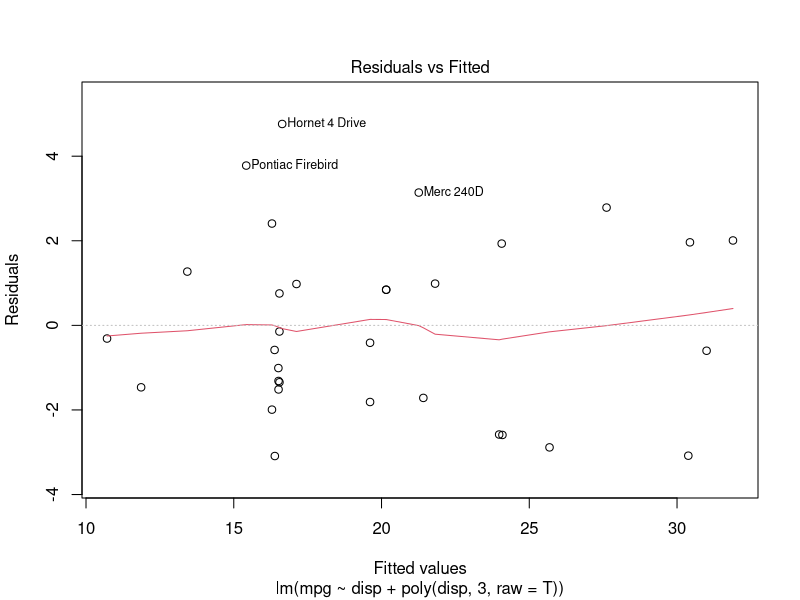
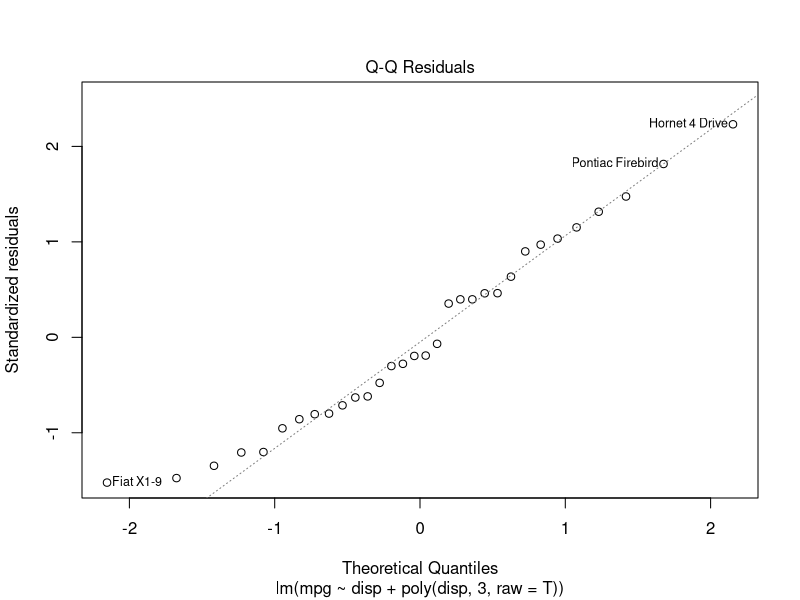
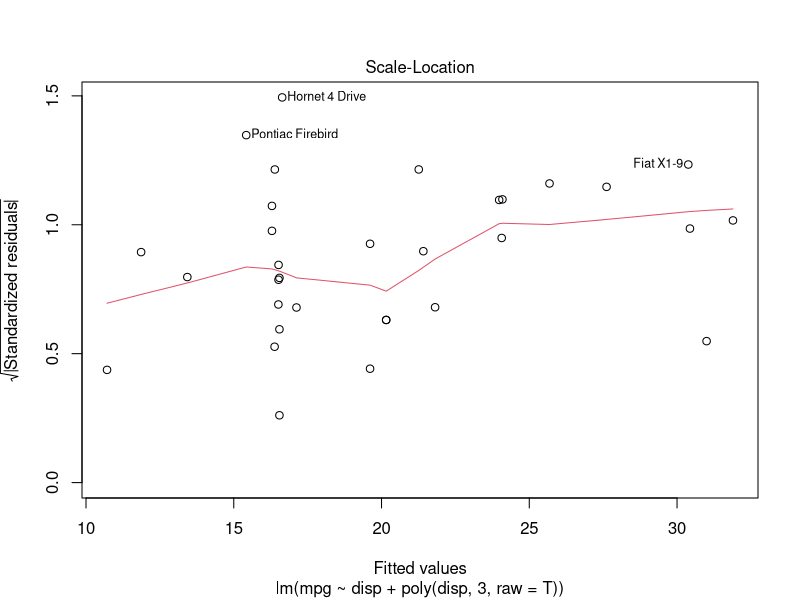
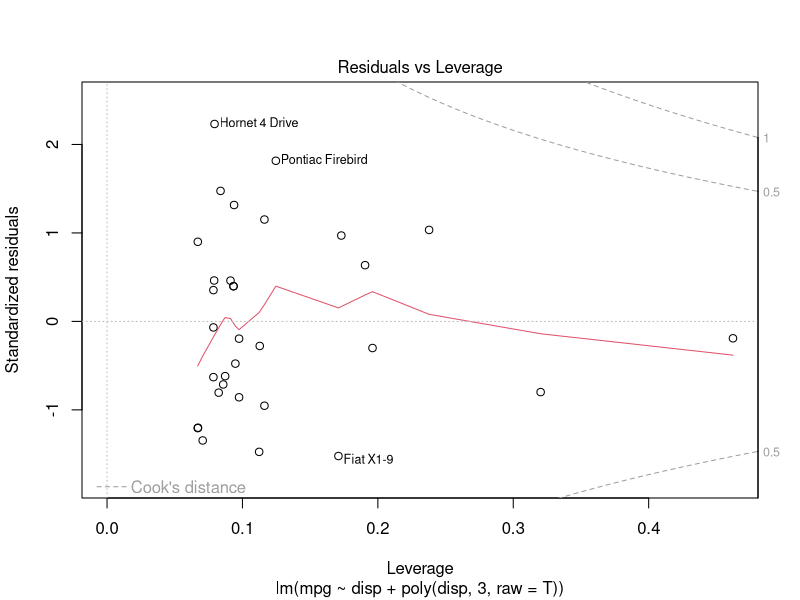
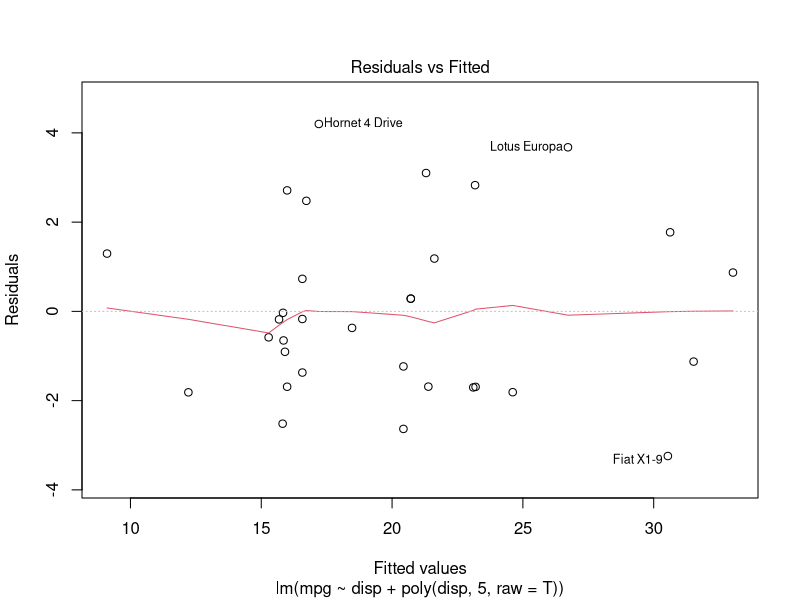
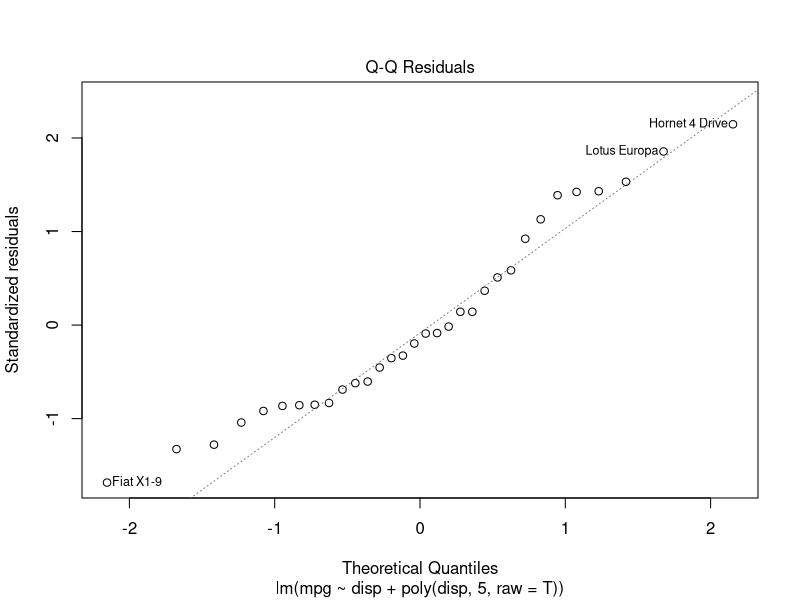
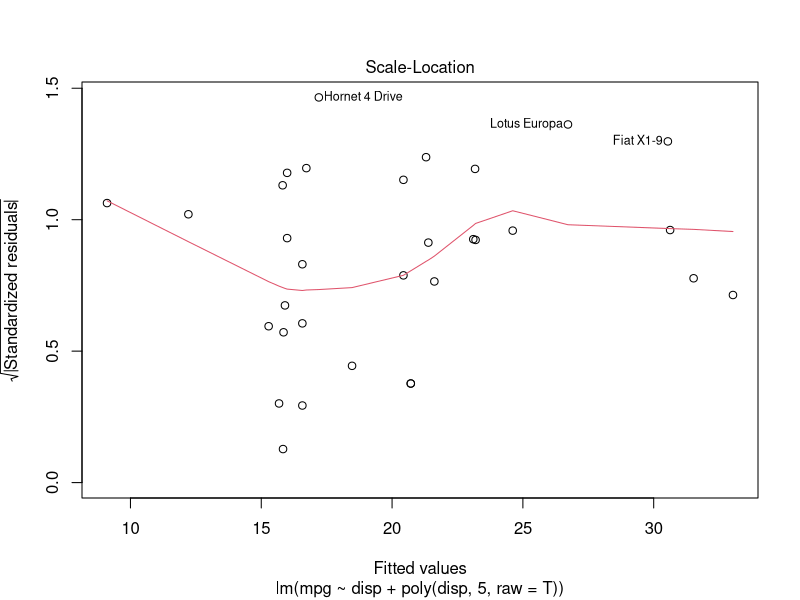
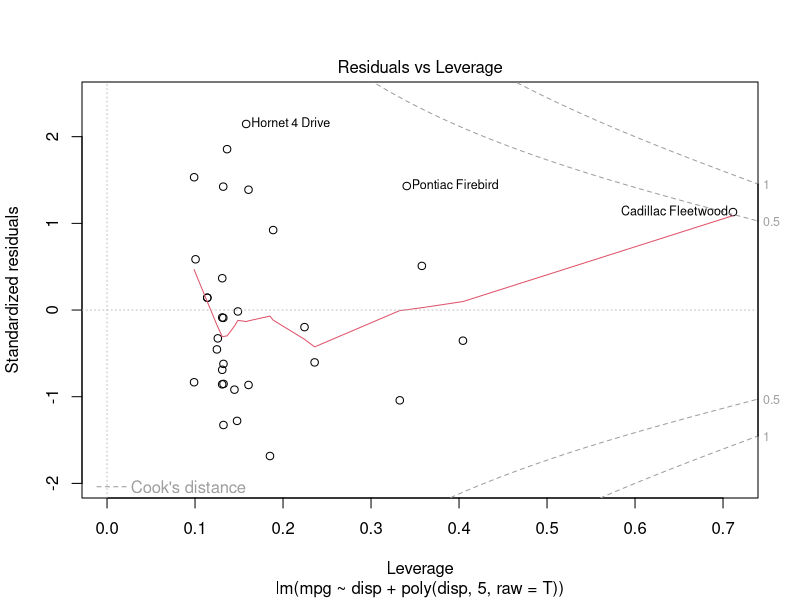

The R source for these figures, in order: (Note: this script raises an error after producing the figures.)
#R code for chapter 20 of DSILT: Statistics

d <- mtcars
str(d)

#-------------------------------------------------------------------------------------------------#
#----------------------------------Polynomial Regression------------------------------------------#
#-------------------------------------------------------------------------------------------------#

#Polynomial regression of orders 3, 5, 10 with 1 predictor
poly_reg3 <- lm(mpg ~ disp + poly(disp, 3, raw=T), data=d)
poly_reg5 <- lm(mpg ~ disp + poly(disp, 5, raw=T), data=d)
poly_reg10 <- lm(mpg ~ disp + poly(disp, 10, raw=T), data=d)

summary(poly_reg3)
summary(poly_reg5)
summary(poly_reg10)

plot(poly_reg3)
plot(poly_reg5)
plot(poly_reg10)

#Plot the fitted lines
x_order <- order(d$disp)
poly_reg3_preds <- predict(poly_reg3)
poly_reg5_preds <- predict(poly_reg5)
poly_reg10_preds <- predict(poly_reg10)
plot(d$disp, d$mpg, main='Polynomial Regression of Orders 3, 5, and 10', xlab='disp', ylab='mpg')
lines(d$disp[x_order], poly_reg3_preds[x_order], col='orange', lwd=3)
lines(d$disp[x_order], poly_reg5_preds[x_order], col='green', lwd=3)
lines(d$disp[x_order], poly_reg10_preds[x_order], col='purple', lwd=3)

#Polynomial regression of order 3 with many predictors
poly_reg3 <- lm(mpg ~ disp + poly(disp, 3, raw=T) + hp + poly(hp, 3, raw=T) + drat + wt, data=d)
summary(poly_reg3)
plot(poly_reg3)

#-------------------------------------------------------------------------------------------------#
#------------------------------------Isotonic Regression------------------------------------------#
#-------------------------------------------------------------------------------------------------#

#Simulate a function of mpg that is increasing
dsim <- data.frame(mpg=d$mpg+rnorm(1), disp=d$disp*(-1))

#View scatter plot of x and mpg
plot(dsim$disp, dsim$mpg)

#Fit isotonic regression
iso_reg <- isoreg(dsim$disp, dsim$mpg)
iso_reg
iso_reg$yf  #Fitted values
plot(iso_reg, xlab='-1*disp', ylab='mpg')

#-------------------------------------------------------------------------------------------------#
#------------------------------------Smoothing Functions------------------------------------------#
#-------------------------------------------------------------------------------------------------#

#Smoothing with moving average of a 6 value window (the observation and 6 values around it)
library(zoo)
smooth_ma <- rollmean(dsim$mpg, k=6, align='center', na.pad=T)
smooth_ma
plot(row.names(dsim), dsim$mpg, main='Moving Average Smoothing', xlab='Row Index', ylab='mpg')
lines(row.names(dsim), smooth_ma, col='darkgreen', lwd=3)

#Smoothing with cubic spline
library(splines)
cubic_spline <- lm(mpg ~ bs(disp, knots=c(min(dsim$disp), mean(dsim$disp), max(dsim$disp))), data=dsim)
cubic_spline
newd <- data.frame(disp=dsim$disp)
cubic_spline_vals <- predict(cubic_spline, newdata=newd)
x_order <- order(dsim$disp)  #Store the order for the x-axis
plot(dsim$disp, dsim$mpg, main='Cubic Spline Smoothing', xlab='-1*disp', ylab='mpg')
lines(dsim$disp[x_order], cubic_spline_vals[x_order], col='red', lwd=3)

#Smoothing with LOESS
smooth_loess <- loess(mpg ~ disp, data=dsim, span=0.5)  #smoothing span of 50% of the data
smooth_loess
smoothed_points <- predict(smooth_loess)
x_order <- order(dsim$disp)  #Store the order for the x-axis
#plot(dsim$disp, dsim$mpg, main='LOESS Smoothing', xlab='-1*disp', ylab='mpg')
lines(dsim$disp[x_order], smoothed_points[x_order], col='blue', lwd=3)

#-------------------------------------------------------------------------------------------------#
#-------------------------------Generalized Additive Models---------------------------------------#
#-------------------------------------------------------------------------------------------------#

#GAMs
library(gam)
gam_model <- gam(mpg ~ s(disp, df=6) + s(wt, df=6), data=d)  #Note s = smoothing spline
summary(gam_model)
plot(gam_model, se=T, main="GAM Smoothing for Variable")

#Adding a binary variable to the GAM
gam_model_b <- gam(mpg ~ s(disp, df=6) + s(wt, df=6) + vs, data=d)
summary(gam_model_b)
plot(gam_model_b, se=T, main="GAM Smoothing for Variable")

#Adding a categorical variable to the GAM
d$hp_bin <- cut(d$hp, 5)
table(d$hp_bin)
gam_model_b_c <- gam(mpg ~ s(disp, df=6) + s(wt, df=6) + vs + hp_bin, data=d)
summary(gam_model_b_c)
plot(gam_model_b_c, se=T, main="GAM Smoothing for Variable")

#Compare models
anova(gam_model, gam_model_b, gam_model_b_c)

#Performing classification (logistic regression) with the GAM
gam_model_class <- gam(I(mpg < 20) ~ s(disp, df=6) + s(wt, df=6) + vs + hp_bin, data=d, family=binomial)
summary(gam_model_class)
plot(gam_model_class, se=T, main="GAM Smoothing for Variable")
#This models the conditional probabilities for mpg being < 20 and >=20
#Note the y-axis of these plots is the logit

#-------------------------------------------------------------------------------------------------#
#----------------------------Regression and Classification Trees----------------------------------#
#-------------------------------------------------------------------------------------------------#

#Regression tree - use rpart method='anova'
library(rpart)
reg_tree <- rpart(mpg ~ ., data=mtcars, method='anova', 
                  control=rpart.control(minsplit=20, cp=0.001))
summary(reg_tree)
rsq.rpart(reg_tree)
plot(reg_tree)
text(reg_tree)

#Classification tree - use rpart method='class'
library(rpart)
class_tree <- rpart(Species ~ ., data=iris, method='class', 
                    control=rpart.control(minsplit=20, cp=0.001))
summary(class_tree)
plot(class_tree)
text(class_tree)

#-------------------------------------------------------------------------------------------------#
#-------------------------------------K-Nearest Neighbors-----------------------------------------#
#-------------------------------------------------------------------------------------------------#

#Split data into training and test sets
library(caret)
set.seed(14)
train_indices <- createDataPartition(y=mtcars$mpg, p=0.7, list=F)
train <- mtcars[train_indices,]
test <- mtcars[-train_indices,]

#Normalize numeric variables
normalize <- function(x) {
  return ((x - min(x)) / (max(x) - min(x)))
}
train_norm <- as.data.frame(sapply(train, normalize), row.names=row.names(train))
test_norm <- as.data.frame(sapply(test, normalize), row.names=row.names(test))

#KNN Regression, k=3
library(FNN)
knn_reg <- knn.reg(train=train_norm, test=test_norm, y=train_norm$mpg, k=3, algorithm='kd_tree')
knn_reg
plot(mtcars$mpg, knn_reg$pred, xlab="actual mpg", ylab="predicted mpg")
print(c("RMSE:", sqrt(mean(knn_reg$residuals^2))))

#Split data into training and test sets
library(caret)
set.seed(14)
train_indices <- createDataPartition(y=iris$Species, p=0.7, list=F)
train <- iris[train_indices,]
test <- iris[-train_indices,]

#Normalize numeric variables
normalize <- function(x) {
  return ((x - min(x)) / (max(x) - min(x)))
}
train_norm <- as.data.frame(sapply(train[,-which(colnames(train) %in% c('Species'))], normalize), row.names=row.names(train))
test_norm <- as.data.frame(sapply(test[,-which(colnames(train) %in% c('Species'))], normalize), row.names=row.names(test))
#Label encode target
train_norm$Species <- as.integer(train$Species)
test_norm$Species <- as.integer(test$Species)

#KNN Classification, k=3
library(class)
knn_classifier <- class::knn(train=train_norm, test=test_norm, cl=train$Species, k=3, prob=F)
knn_preds <- as.integer(knn_classifier)
library(MLmetrics)
LogLoss(knn_preds, test_norm$Species)
Accuracy(knn_preds, test_norm$Species)
#View the confusion matrix with predicted values on the left
prop.table(table(knn_preds, test_norm$Species))
